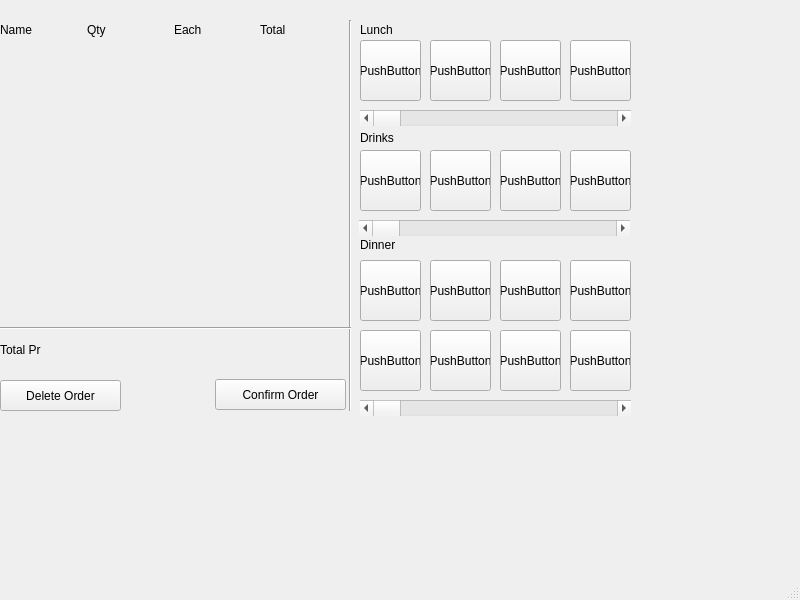
<?xml version="1.0" encoding="UTF-8"?>
<ui version="4.0">
 <class>MainWindow</class>
 <widget class="QMainWindow" name="MainWindow">
  <property name="geometry">
   <rect>
    <x>0</x>
    <y>0</y>
    <width>800</width>
    <height>600</height>
   </rect>
  </property>
  <property name="windowTitle">
   <string>MainWindow</string>
  </property>
  <widget class="QWidget" name="centralwidget">
   <widget class="QWidget" name="horizontalLayoutWidget">
    <property name="geometry">
     <rect>
      <x>0</x>
      <y>20</y>
      <width>341</width>
      <height>20</height>
     </rect>
    </property>
    <layout class="QHBoxLayout" name="horizontalLayout">
     <item>
      <widget class="QLabel" name="label">
       <property name="text">
        <string>Name</string>
       </property>
      </widget>
     </item>
     <item>
      <widget class="QLabel" name="label_2">
       <property name="text">
        <string>Qty</string>
       </property>
      </widget>
     </item>
     <item>
      <widget class="QLabel" name="label_3">
       <property name="text">
        <string>Each</string>
       </property>
      </widget>
     </item>
     <item>
      <widget class="QLabel" name="label_4">
       <property name="text">
        <string>Total</string>
       </property>
      </widget>
     </item>
    </layout>
   </widget>
   <widget class="Line" name="line">
    <property name="geometry">
     <rect>
      <x>340</x>
      <y>20</y>
      <width>20</width>
      <height>391</height>
     </rect>
    </property>
    <property name="orientation">
     <enum>Qt::Vertical</enum>
    </property>
   </widget>
   <widget class="QPushButton" name="pushButton_4">
    <property name="geometry">
     <rect>
      <x>360</x>
      <y>40</y>
      <width>61</width>
      <height>61</height>
     </rect>
    </property>
    <property name="text">
     <string>PushButton</string>
    </property>
   </widget>
   <widget class="QPushButton" name="pushButton_5">
    <property name="geometry">
     <rect>
      <x>430</x>
      <y>40</y>
      <width>61</width>
      <height>61</height>
     </rect>
    </property>
    <property name="text">
     <string>PushButton</string>
    </property>
   </widget>
   <widget class="QPushButton" name="pushButton_6">
    <property name="geometry">
     <rect>
      <x>500</x>
      <y>40</y>
      <width>61</width>
      <height>61</height>
     </rect>
    </property>
    <property name="text">
     <string>PushButton</string>
    </property>
   </widget>
   <widget class="QPushButton" name="pushButton_7">
    <property name="geometry">
     <rect>
      <x>570</x>
      <y>40</y>
      <width>61</width>
      <height>61</height>
     </rect>
    </property>
    <property name="text">
     <string>PushButton</string>
    </property>
   </widget>
   <widget class="QLabel" name="label_8">
    <property name="geometry">
     <rect>
      <x>360</x>
      <y>20</y>
      <width>271</width>
      <height>20</height>
     </rect>
    </property>
    <property name="text">
     <string>Lunch</string>
    </property>
   </widget>
   <widget class="QScrollBar" name="horizontalScrollBar">
    <property name="geometry">
     <rect>
      <x>360</x>
      <y>110</y>
      <width>271</width>
      <height>16</height>
     </rect>
    </property>
    <property name="orientation">
     <enum>Qt::Horizontal</enum>
    </property>
   </widget>
   <widget class="QPushButton" name="pushButton_8">
    <property name="geometry">
     <rect>
      <x>360</x>
      <y>150</y>
      <width>61</width>
      <height>61</height>
     </rect>
    </property>
    <property name="text">
     <string>PushButton</string>
    </property>
   </widget>
   <widget class="QPushButton" name="pushButton_9">
    <property name="geometry">
     <rect>
      <x>500</x>
      <y>150</y>
      <width>61</width>
      <height>61</height>
     </rect>
    </property>
    <property name="text">
     <string>PushButton</string>
    </property>
   </widget>
   <widget class="QPushButton" name="pushButton_10">
    <property name="geometry">
     <rect>
      <x>430</x>
      <y>150</y>
      <width>61</width>
      <height>61</height>
     </rect>
    </property>
    <property name="text">
     <string>PushButton</string>
    </property>
   </widget>
   <widget class="QPushButton" name="pushButton_11">
    <property name="geometry">
     <rect>
      <x>570</x>
      <y>150</y>
      <width>61</width>
      <height>61</height>
     </rect>
    </property>
    <property name="text">
     <string>PushButton</string>
    </property>
   </widget>
   <widget class="QLabel" name="label_9">
    <property name="geometry">
     <rect>
      <x>360</x>
      <y>130</y>
      <width>271</width>
      <height>16</height>
     </rect>
    </property>
    <property name="text">
     <string>Drinks</string>
    </property>
   </widget>
   <widget class="QScrollBar" name="horizontalScrollBar_2">
    <property name="geometry">
     <rect>
      <x>359</x>
      <y>220</y>
      <width>271</width>
      <height>16</height>
     </rect>
    </property>
    <property name="orientation">
     <enum>Qt::Horizontal</enum>
    </property>
   </widget>
   <widget class="QLabel" name="label_10">
    <property name="geometry">
     <rect>
      <x>360</x>
      <y>240</y>
      <width>35</width>
      <height>10</height>
     </rect>
    </property>
    <property name="text">
     <string>Dinner</string>
    </property>
   </widget>
   <widget class="QPushButton" name="pushButton_12">
    <property name="geometry">
     <rect>
      <x>360</x>
      <y>260</y>
      <width>61</width>
      <height>61</height>
     </rect>
    </property>
    <property name="text">
     <string>PushButton</string>
    </property>
   </widget>
   <widget class="QPushButton" name="pushButton_13">
    <property name="geometry">
     <rect>
      <x>360</x>
      <y>330</y>
      <width>61</width>
      <height>61</height>
     </rect>
    </property>
    <property name="text">
     <string>PushButton</string>
    </property>
   </widget>
   <widget class="QPushButton" name="pushButton_14">
    <property name="geometry">
     <rect>
      <x>430</x>
      <y>260</y>
      <width>61</width>
      <height>61</height>
     </rect>
    </property>
    <property name="text">
     <string>PushButton</string>
    </property>
   </widget>
   <widget class="QPushButton" name="pushButton_15">
    <property name="geometry">
     <rect>
      <x>430</x>
      <y>330</y>
      <width>61</width>
      <height>61</height>
     </rect>
    </property>
    <property name="text">
     <string>PushButton</string>
    </property>
   </widget>
   <widget class="QPushButton" name="pushButton_16">
    <property name="geometry">
     <rect>
      <x>500</x>
      <y>260</y>
      <width>61</width>
      <height>61</height>
     </rect>
    </property>
    <property name="text">
     <string>PushButton</string>
    </property>
   </widget>
   <widget class="QPushButton" name="pushButton_17">
    <property name="geometry">
     <rect>
      <x>570</x>
      <y>260</y>
      <width>61</width>
      <height>61</height>
     </rect>
    </property>
    <property name="text">
     <string>PushButton</string>
    </property>
   </widget>
   <widget class="QPushButton" name="pushButton_18">
    <property name="geometry">
     <rect>
      <x>500</x>
      <y>330</y>
      <width>61</width>
      <height>61</height>
     </rect>
    </property>
    <property name="text">
     <string>PushButton</string>
    </property>
   </widget>
   <widget class="QPushButton" name="pushButton_19">
    <property name="geometry">
     <rect>
      <x>570</x>
      <y>330</y>
      <width>61</width>
      <height>61</height>
     </rect>
    </property>
    <property name="text">
     <string>PushButton</string>
    </property>
   </widget>
   <widget class="QScrollBar" name="horizontalScrollBar_3">
    <property name="geometry">
     <rect>
      <x>360</x>
      <y>400</y>
      <width>271</width>
      <height>16</height>
     </rect>
    </property>
    <property name="orientation">
     <enum>Qt::Horizontal</enum>
    </property>
   </widget>
   <widget class="Line" name="line_2">
    <property name="geometry">
     <rect>
      <x>0</x>
      <y>320</y>
      <width>351</width>
      <height>16</height>
     </rect>
    </property>
    <property name="orientation">
     <enum>Qt::Horizontal</enum>
    </property>
   </widget>
   <widget class="QLabel" name="label_11">
    <property name="geometry">
     <rect>
      <x>0</x>
      <y>340</y>
      <width>41</width>
      <height>20</height>
     </rect>
    </property>
    <property name="text">
     <string>Total Price:</string>
    </property>
   </widget>
   <widget class="QLabel" name="label_12">
    <property name="geometry">
     <rect>
      <x>40</x>
      <y>340</y>
      <width>81</width>
      <height>16</height>
     </rect>
    </property>
    <property name="text">
     <string/>
    </property>
   </widget>
   <widget class="QPushButton" name="pushButton">
    <property name="geometry">
     <rect>
      <x>0</x>
      <y>380</y>
      <width>121</width>
      <height>31</height>
     </rect>
    </property>
    <property name="text">
     <string>Delete Order</string>
    </property>
   </widget>
   <widget class="QPushButton" name="pushButton_2">
    <property name="geometry">
     <rect>
      <x>215</x>
      <y>379</y>
      <width>131</width>
      <height>31</height>
     </rect>
    </property>
    <property name="text">
     <string>Confirm Order</string>
    </property>
   </widget>
   <widget class="QWidget" name="horizontalLayoutWidget_2">
    <property name="geometry">
     <rect>
      <x>0</x>
      <y>40</y>
      <width>341</width>
      <height>281</height>
     </rect>
    </property>
    <layout class="QHBoxLayout" name="horizontalLayout_2">
     <item>
      <widget class="QLabel" name="label_23">
       <property name="text">
        <string/>
       </property>
      </widget>
     </item>
     <item>
      <widget class="QLabel" name="label_25">
       <property name="text">
        <string/>
       </property>
      </widget>
     </item>
     <item>
      <widget class="QLabel" name="label_24">
       <property name="text">
        <string/>
       </property>
      </widget>
     </item>
     <item>
      <widget class="QLabel" name="label_22">
       <property name="text">
        <string/>
       </property>
      </widget>
     </item>
    </layout>
   </widget>
  </widget>
  <widget class="QMenuBar" name="menubar">
   <property name="geometry">
    <rect>
     <x>0</x>
     <y>0</y>
     <width>800</width>
     <height>18</height>
    </rect>
   </property>
  </widget>
  <widget class="QStatusBar" name="statusbar"/>
 </widget>
 <resources/>
 <connections/>
</ui>
